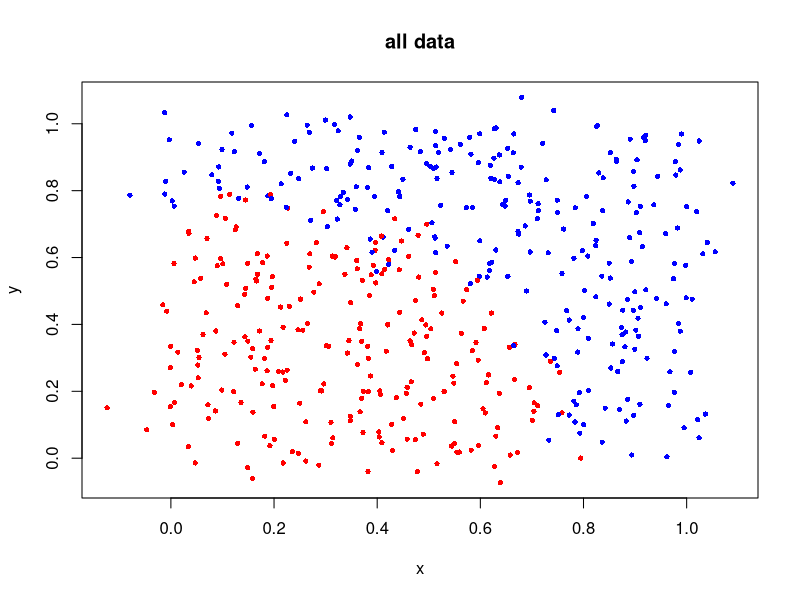
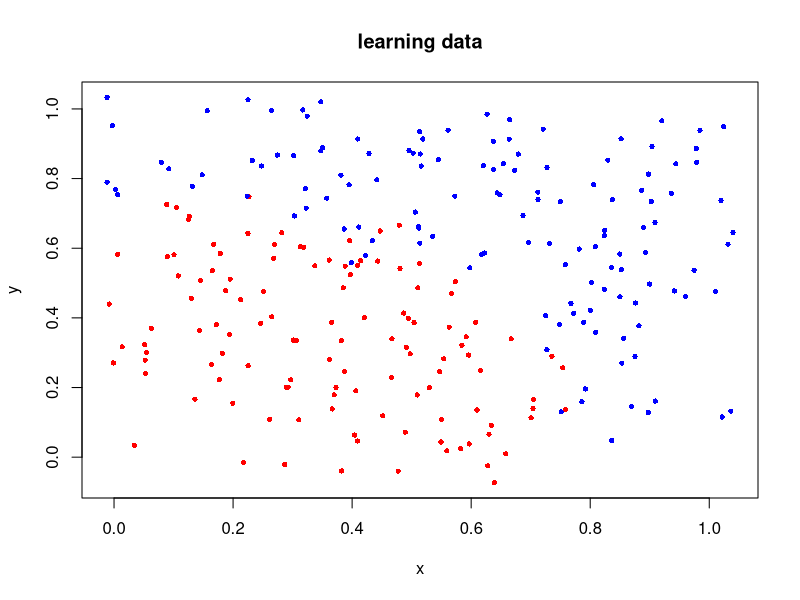
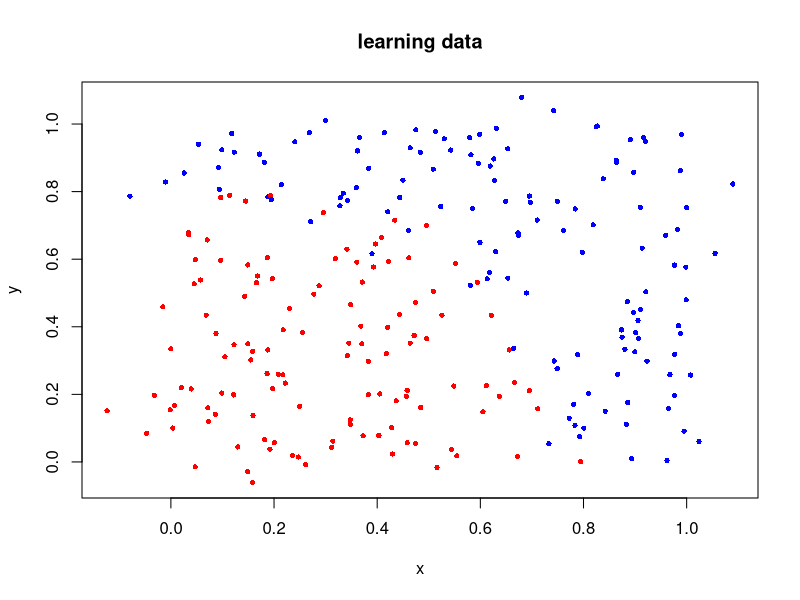
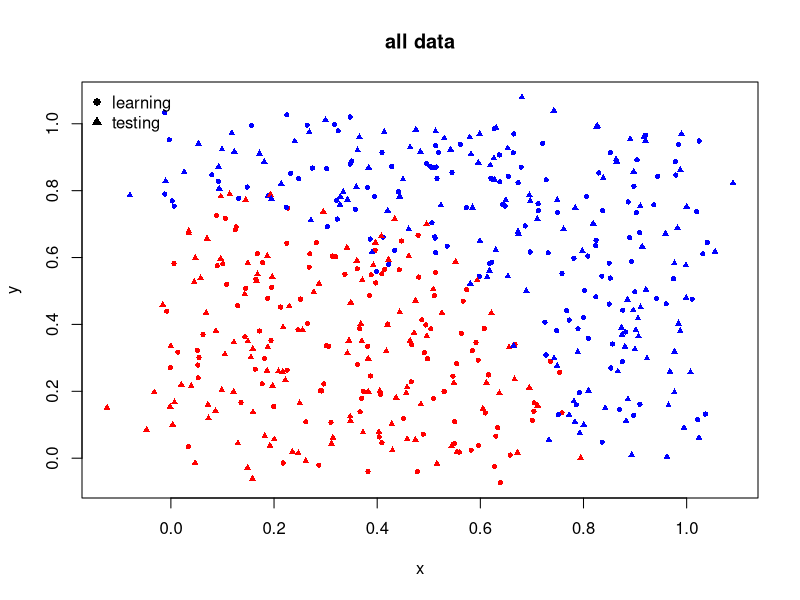

Write the R code that produced these figures, in order. (Note: this script raises an error after producing the figures.)
#********************************************************************************************************
#**************************************** PRACTICAL 1
#********************************************************************************************************

library(ggplot2)
library(reshape2)

library(caret)
# -> knn3 function used for k-Nearest Neighbour model
# check website https://topepo.github.io/caret/
# package that "wraps" a lot of different methods 

library(MASS)
# -> lda function for LDA

library(ROCR)
# -> plotting ROC curves

#**********************************************************************
#********************************************************************** K-nearest neighbors
#**********************************************************************

#############################################################
# 1. Simulating data
#############################################################

n <- 500
set.seed(1)    # Set the random number generator
x1 <- runif(n) # Get values between 0 and 1
x2 <- runif(n) # Get values between 0 and 1
g <- rep(1, n)
# Set group to 2 if we are within the circle
g[ (x1*1.3)^2+(x2*1.3)^2 < 1] <- 2   
x1 <- x1 + rnorm(n)/20  # Add some noise
x2 <- x2 + rnorm(n)/20  # Add some noise
data <- data.frame(group=g, x=x1, y=x2)

#############################################################
# 2. Making a testing/learning set
#############################################################

# randomly sample data points to form a learning set and a testing set:
  
learning_index <- sample(1:n, n/2)
learning_data  <- data[ learning_index,]
testing_data   <- data[-learning_index,]

# In this case, since we know that the dataset was randomly created, we can simply take the first 250 data points
# (do the same as it is what was done for the course)
learning_data  <- data[1:250,]
testing_data   <- data[251:500,]
data$set <- c(rep("learning", 250), rep("testing", 250))

#############################################################
# 3. Plotting the data
#############################################################

plot(data$y~data$x, 
main = "all data",
ylab="y", xlab="x",
pch=16, cex =0.7,
col = ifelse(data$group == 2, "red", "blue"))

plot(learning_data$y~learning_data$x, 
main = "learning data",
ylab="y", xlab="x",
pch=16, cex =0.7,
col = ifelse(learning_data$group == 2, "red", "blue"))

plot(testing_data$y~testing_data$x, 
     main = "learning data",
     ylab="y", xlab="x",
     pch=16, cex =0.7,
     col = ifelse(testing_data$group == 2, "red", "blue"))

plot(data$y~data$x, 
     main = "all data",
     ylab="y", xlab="x",
     pch=ifelse(data$set == "learning", 16,  17),
     cex =0.7,
     col = ifelse(data$group == 2, "red", "blue"))
legend("topleft", legend = c("learning", "testing"),
       pch = c(16,17), bty="n")  

#############################################################
# 4. Fitting a model
#############################################################

### Fit a k-Nearest Neighbour model by using the knn3 function (from "caret" package) 

# a- Fit the model:

fit <- knn3(group ~ x + y, data=learning_data, k=5)

# knn3 returns the vote percentages for each class

# b- Get the predictions from the model:
# each row is a data point, the 1st column gives the %age of votes for class1, the 2nd column %age for class2
learning_votes <- predict(fit, newdata=learning_data)
testing_votes  <- predict(fit, newdata=testing_data)
# e.g. if one row: 0.4 0.6 => 2/5 for group1, 3/5 for group2
# if the 2nd column (group 2) is greater than 0.5 => assign to group 2
# (can never be 0.5 because odd number as NN)
testing_predictions <- as.numeric(testing_votes[,2]>0.5)+1

# c- Create the confusion matrix:
# table(TESTING, PREDICTION)
  # 121 true group 2, 113 predictions group 2
table(testing_data$group, testing_predictions)
#           predict. 1     predict. 2
# true 1    125             4
# true 2    12              109

#           Predic. 1 	Predic. 2
# true 1     	TP 				 	FN
# true 2    	FP 					TN

TP <- sum(testing_data$group == 1 & testing_predictions == 1)
FP <- sum(testing_data$group == 2 & testing_predictions == 1)
FN <- sum(testing_data$group == 1 & testing_predictions == 2)
TN <- sum(testing_data$group == 2 & testing_predictions == 2)

# d- Calculate the values discussed during the course:
# total number of errors:
sum(testing_data$group != testing_predictions)
# 16
# false positive rate (1-specificity) FP/(FP+TN)
FP/(FP+TN)
# 0.0992
# true positive rate (sensitivity) TP/(TP+FN)
TP/(TP+FN)
# 0.9690
# positive predictive value (PPV, precision) TP/(TP+FP)
TP/(TP+FP)
# 0.9124
# negative predictive value (NPV) TN/(TN+FN)
TN/(TN+FN)
# 0.9646

# ... confusion matrix using the caret function - provides also many many different statistics
# NB: check nice website with tutos https://topepo.github.io/caret/
confusionMatrix(data = testing_data$group, reference = testing_predictions)
# nb: positive argument can be used to specifiy which one is the positive class

#############################################################
# 5. Finding the right k
#############################################################

# In order to find the right number of neighbours, vary this number 
# (going through the values 1, 3, 5, 7, etc, using a for() loop in R).
# For each possible k, calculate the error and plot the relationship between k and the error 
# (it is up to you to choose the error you want to use). Do you see any candidate value that is better than the others ?

all_k <- seq(1,50,by=2)
toterr <- fpr <- tpr <- ppv <- npv <- numeric(length(all_k))
for(i in seq_along(all_k)) {
  cat(paste0("... start k = ", all_k[i], "\n"))
  # a- Fit the model:
  fit <- knn3(group ~ x + y, data=learning_data, k=all_k[i])
  # b- Get the predictions from the model:
  testing_votes  <- predict(fit, newdata=testing_data)
  testing_predictions <- as.numeric(testing_votes[,2]>0.5)+1
  TP <- sum(testing_data$group == 1 & testing_predictions == 1)
  FP <- sum(testing_data$group == 2 & testing_predictions == 1)
  FN <- sum(testing_data$group == 1 & testing_predictions == 2)
  TN <- sum(testing_data$group == 2 & testing_predictions == 2)
  # total number of errors:
  toterr[i] <- sum(testing_data$group != testing_predictions)/length(testing_predictions)
  # false positive rate (1-specificity) FP/(FP+TN)
  fpr[i] <- FP/(FP+TN)
  # true positive rate (sensitivity) TP/(TP+FN)
  tpr[i] <- TP/(TP+FN)
  # positive predictive value (PPV, precision) TP/(TP+FP)
  ppv[i] <- TP/(TP+FP)
  # negative predictive value (NPV) TN/(TN+FN)
  npv[i] <- TN/(TN+FN)
}

plot(NULL, xlim = c(1,length(all_k)), ylim=c(0,1), 
     xlab="k", ylab="ratio", bty="l",
     axes=F)
axis(1, at=1:length(all_k),labels = all_k)
axis(2)
box(bty="l")
lines(x=all_k, y = toterr, col ="dodgerblue")
lines(x=all_k, y = fpr, col ="indianred1")
lines(x=all_k, y = tpr, col ="limegreen")
lines(x=all_k, y = ppv, col ="peru")
lines(x=all_k, y = npv, col ="violetred")

legend("center", legend = c("toterr", "fpr", "tpr", "ppv", "npv"), 
       col = c("dodgerblue", "indianred1", "limegreen", "peru", "violetred"),
         lty=1, bty="n")

plot(NULL, xlim = c(1,length(all_k[1:10])), ylim=c(0,1), 
     xlab="k", ylab="ratio", bty="l",
     axes=F)
axis(1, at=1:length(all_k[1:10]),labels = all_k[1:10])
axis(2)
box(bty="l")
lines(x=all_k[1:10], y = toterr[1:10], col ="dodgerblue")
lines(x=all_k[1:10], y = fpr[1:10], col ="indianred1")
lines(x=all_k[1:10], y = tpr[1:10], col ="limegreen")
lines(x=all_k[1:10], y = ppv[1:10], col ="peru")
lines(x=all_k[1:10], y = npv[1:10], col ="violetred")

all_ratios <- c("toterr", "fpr", "tpr", "ppv", "npv")
all_col <- setNames( c("dodgerblue", "indianred1", "limegreen", "peru", "violetred"), all_ratios)

for(curr in all_ratios) {
  plot(x=all_k,y= eval(parse(text = curr)), lty=1,
       main = curr, type="l",
       xlab="k", ylab="ratio", bty="l", col = all_col[curr])
}

# if k too small -> lot of errors, separation if not smooth enough
# then errors start increasing again, because overfitting, works very well on the training data but not on novel data
# but depends on the way we split the data => this is why we do cross-validation, to be sure that the results
# do not just depend on the way we split the data.

# tip for plotting the colors:
plot(data$x,data$y,col=c("red", "blue")[data$group])


# This way of proceeding only uses one experiment -- and the choice of k could depend strongly on chance 
# (how the split learning/testing set was done). In order to obtain a more robust answer, use cross-validation 
# to obtain different occurences of error for each value of k. What results do you see ?
fold_cv <- 5
data_idx <- createFolds(1:nrow(data), fold_cv)
# data_idx holds for the # fold_cv the row index of the dataframe that will be use for testing
# each element of data_idx will be in turn the test dataset

# !!! for the cross-validation, be careful to not take split in such way to take the first X data, 
# then the following X data, etc.

# two loops -> loop over the fold and loop over the k

# For each value of k
res <- lapply(all_k, function(k) {
  # loop over the cross-validation
  res.k <- sapply(seq_along(data_idx), function(i) {
    # select the training and testing data for this iteration
    learning_data  <- data[-data_idx[[i]] ,]
    testing_data   <- data[data_idx[[i]] ,]
    fit <- knn3(group ~ x + y, data=learning_data, k=k)
    testing_votes  <- predict(fit, newdata=testing_data)
    testing_predictions <- as.numeric(testing_votes[,2]>0.5)+1
    # total number of errors:
    toterr <- sum(testing_data$group != testing_predictions)/length(testing_predictions)
    toterr
  })
  ##average over the 10 folds
  #mean(res.k)
  res.k
})

cvDT <- data.frame(res)
colnames(cvDT) <- paste0("k_", all_k)

cvDT_m <- melt(cvDT)
cvDT_m$variable <- gsub("k_", "", cvDT_m$variable)

ggplot(cvDT_m, aes(x=variable, y = value)) + 
  geom_boxplot()+ 
  xlab("k values") + 
  ylab("Tot. error rate")+
  theme( # Increase size of axis lines
    panel.grid = element_blank(),
    axis.line.x = element_line(size = .2, color = "black"),
    axis.line.y = element_line(size = .3, color = "black"),
    axis.text.y = element_text(color="black", hjust=1,vjust = 0.5),
    axis.text.x=element_text(size=10, vjust=0.5, hjust=0.5),
    axis.title.y = element_text(color="black", size=14),
    axis.title.x = element_text(color="black", size=14),
    panel.border = element_blank(),
    panel.background = element_rect(fill = "transparent"),
    legend.background =  element_rect(),
    legend.key = element_blank())
  

# => most important thing here: for a given k, lot of variability between the folds (height of the boxplot)
# just relying on 1 cut of training vs. learning is not enough !!!
# betw. 19 and 25 => seems to be the best, give very similar results

# => with CV as a result, we don't get a single model, but gives an indication to which models we should look at
# (e.g. here k = 19-25)
# for reproducibility and not to be accused of cheating (choice of the seed that gives the reesult that we want),
# good practice could be to choose seed like "201711201" (year-month-day-number), good because transparent
# besides, if different seeds lead to different results, it is not good sign (pick noise everytime)

# just run again to store the right model in the variables
learning_data  <- data[1:250,]
testing_data   <- data[251:500,]
fit <- knn3(group ~ x + y, data=learning_data, k=5)
learning_votes <- predict(fit, newdata=learning_data)
testing_votes  <- predict(fit, newdata=testing_data)
testing_predictions <- as.numeric(testing_votes[,2]>0.5)+1
table(testing_data$group, testing_predictions)

#**********************************************************************
#********************************************************************** Linear discriminant analysis
#**********************************************************************
# fit an LDA model using lda() from MASS package 
learning_data  <- data[1:250,]
ldafit <- lda(group ~ x + y, data=learning_data)
# print the result, including the linear combination of the variables
ldafit
# find the predicted values (on the learning set) 
ldapredict <- predict(ldafit)
# -> returns 3 components:
# 1- ldapredict$class: the predicted class (here, 1 or 2)
# 2- ldapredict$posterior: the probability of being in class 1 or 2
# 3- ldapredict$x: the score obtained after the linear combination.

# the same prediction on the testing data can also be obtained in the following way:
lda_testing_predictions <- predict(ldafit, newdata=testing_data)$class

# Create the confusion matrix, and compare the results with those obtained with the k-NN classifier.
table(testing_data$group, lda_testing_predictions)

#           predict. 1     predict. 2
# true 1    108             21
# true 2    13              108


#**********************************************************************
#********************************************************************** Quadratic discriminant analysis
#**********************************************************************

# fit an LDA model using lda() from MASS package 
learning_data  <- data[1:250,]
qdafit <- qda(group ~ x + y, data=learning_data)
# print the result, including the linear combination of the variables
qdafit
# find the predicted values (on the learning set) 
qdapredict <- predict(qdafit)
# -> returns 3 components:
# 1- ldapredict$class: the predicted class (here, 1 or 2)
# 2- ldapredict$posterior: the probability of being in class 1 or 2
# 3- ldapredict$x: the score obtained after the linear combination.

# the same prediction on the testing data can also be obtained in the following way:
qda_testing_predictions <- predict(qdafit, newdata=testing_data)$class

# Create the confusion matrix, and compare the results with those obtained with the k-NN classifier.
table(testing_data$group, qda_testing_predictions)

#           predict. 1     predict. 2
# true 1    119             10
# true 2    14              107


#**********************************************************************
#********************************************************************** Plotting ROC curves
#**********************************************************************

# plot the ROC curves for the LDA
learning_data  <- data[1:250,]
testing_data  <- data[251:500,]
fit <- lda(group ~ x + y, data=learning_data)

# Get the group information -- transform "1 and 2" into "0 and 1"
G_learning <- as.numeric(learning_data$group)-1
G_testing  <- as.numeric(testing_data$group)-1

# !!! here, we need to take the "posterior", the probabilities
# to be assigned to a given class, not the predicted class
# because we want to iterate over all possible thresholds
# (if we take the predicted class -> it is like we take a unique threshold of 0.5)

# Get the scores ["fit" should be LDA object !]
# posterior = 1 column for each class, probability that the observation belongs to that class
# -> so here, probability of belonging to class 1 (row sum is 1)
# (take the 1st or 2nd column, is the same, everything is reversed)
# (everywhere above: higher probab = class 2 -> why we take 2nd column  here)
score_l <- predict(fit,newdata=learning_data)$posterior[,2]
score_t <-  predict(fit,newdata=testing_data)$posterior[,2]
# Create a prediction object (required by ROCR)
pred_l <- prediction( score_l, G_learning )
pred_t <- prediction( score_t, G_testing )

# Calculate the TPR and FPR for plotting the ROC curve
perf_l <- performance( pred_l, "tpr", "fpr" ) 
perf_t <- performance( pred_t, "tpr", "fpr" )

# Plot the ROC curve for the testing set first,
# then (in gray) for the learning set
plot( perf_t ) 
plot( perf_l, add=TRUE, col="grey")

# Calculate the AUC
auc_l <- performance(pred_l, measure ="auc")
auc_t <- performance(pred_t, measure ="auc")
